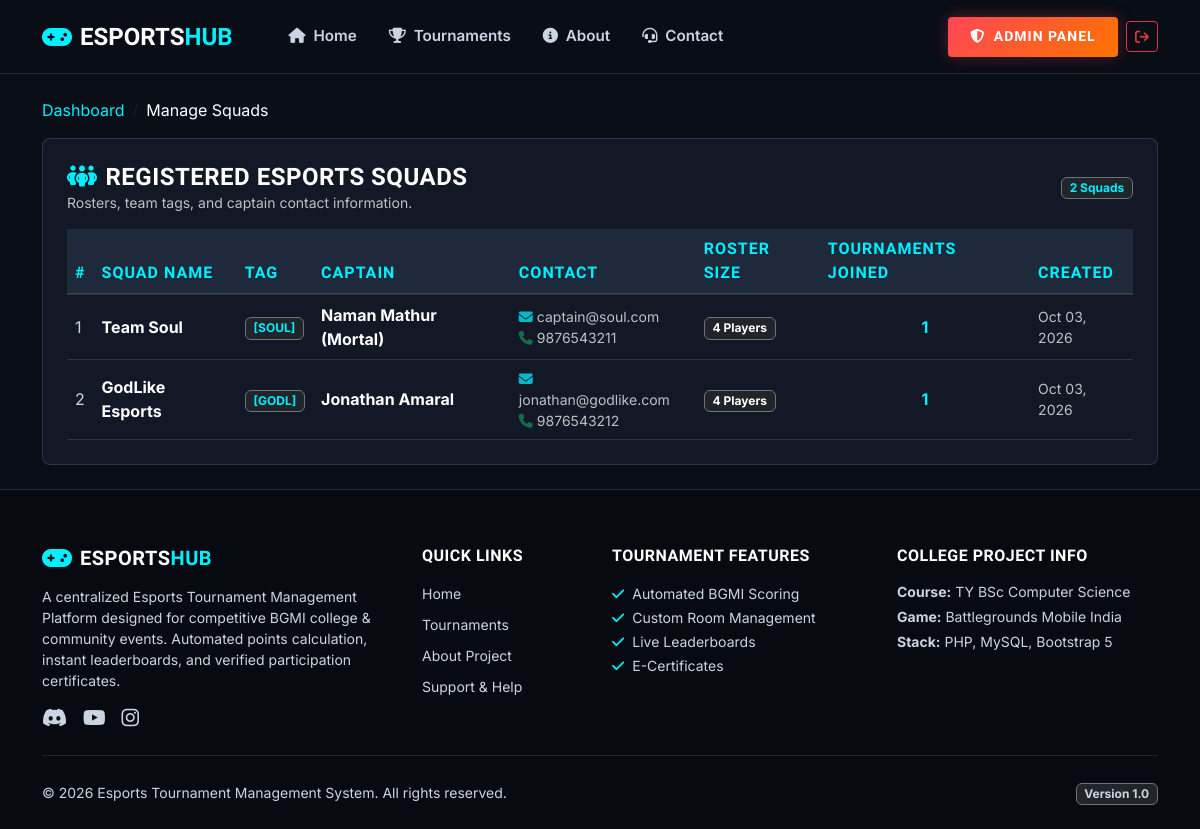
/admin/teams.php (signed in), run on the app's committed database.
### tables this page shows
CREATE TABLE IF NOT EXISTS `teams` (
    `id` INT AUTO_INCREMENT PRIMARY KEY,
    `team_name` VARCHAR(100) NOT NULL UNIQUE,
    `team_tag` VARCHAR(10) NOT NULL,
    `logo` VARCHAR(255) DEFAULT 'default_team.png',
    `captain_id` INT NOT NULL,
    `created_at` TIMESTAMP DEFAULT CURRENT_TIMESTAMP,
    CONSTRAINT `fk_teams_captain` FOREIGN KEY (`captain_id`) REFERENCES `users` (`id`) ON DELETE CASCADE
);

CREATE TABLE IF NOT EXISTS `users` (
    `id` INT AUTO_INCREMENT PRIMARY KEY,
    `name` VARCHAR(100) NOT NULL,
    `email` VARCHAR(150) NOT NULL UNIQUE,
    `password` VARCHAR(255) NOT NULL,
    `phone` VARCHAR(20) DEFAULT NULL,
    `role` ENUM('admin', 'player') NOT NULL DEFAULT 'player',
    `profile_image` VARCHAR(255) DEFAULT 'default_avatar.png',
    `created_at` TIMESTAMP DEFAULT CURRENT_TIMESTAMP
);

### admin/teams.php (the view, shortened to what this page needs)
<?php
require_once "../config/database.php";
$teams = $pdo->query("
    SELECT tm.*, u.name AS captain_name, u.email AS captain_email, u.phone AS captain_phone,
           COUNT(DISTINCT mem.id) AS member_count,
           COUNT(DISTINCT tr.id) AS tourneys_joined
    FROM teams tm
    JOIN users u ON tm.captain_id = u.id
    LEFT JOIN team_members mem ON tm.id = mem.team_id
    LEFT JOIN tournament_registrations tr ON tm.id = tr.team_id
    GROUP BY tm.id
    ORDER BY tm.created_at DESC
")->fetchAll();
require_once "../includes/header.php";
require_once "../includes/navbar.php";
?>
<div class="container py-4">
    <nav aria-label="breadcrumb" class="mb-3">
        <ol class="breadcrumb">
            <li class="breadcrumb-item"><a href="dashboard.php" class="text-cyan text-decoration-none">Dashboard</a></li>
            <li class="breadcrumb-item text-white active">Manage Squads</li>
        </ol>
    </nav>
    <div class="esports-card">
        <div class="d-flex justify-content-between align-items-center mb-3">
            <div>
                <h4 class="text-white mb-0"><i class="fa-solid fa-people-group text-cyan me-2"></i>Registered Esports Squads</h4>
                <p class="text-light opacity-75 small mb-0">Rosters, team tags, and captain contact information.</p>
            </div>
            <span class="badge bg-dark border border-secondary text-cyan">
                <?php echo count($teams); ?> Squads
            </span>
        </div>
        <div class="table-responsive">
            <table class="table table-esports align-middle mb-0">
                <thead>
                    <tr>
                        <th>#</th>
                        <th>Squad Name</th>
                        <th>Tag</th>
                        <th>Captain</th>
                        <th>Contact</th>
                        <th>Roster Size</th>
                        <th>Tournaments Joined</th>
                        <th>Created</th>
                    </tr>
                </thead>
                <tbody>
                    <?php if (empty($teams)): ?>
                        <tr>
                            <td colspan="8" class="text-center py-4 text-muted">No squads registered yet.</td>
                        </tr>
                    <?php else: ?>
                        <?php $i = 1; foreach ($teams as $t): ?>
                            <tr>
                                <td class="text-muted"><?php echo $i++; ?></td>
                                <td>
                                    <strong class="text-white"><?php echo htmlspecialchars($t['team_name']); ?></strong>
                                </td>
                                <td>
                                    <span class="badge bg-dark border border-secondary text-cyan">[<?php echo htmlspecialchars($t['team_tag']); ?>]</span>
                                </td>
                                <td>
                                    <strong class="text-white"><?php echo htmlspecialchars($t['captain_name']); ?></strong>
                                </td>
                                <td class="small text-light opacity-75">
                                    <div><i class="fa-solid fa-envelope me-1 text-cyan"></i><?php echo htmlspecialchars($t['captain_email']); ?></div>
                                    <?php if (!empty($t['captain_phone'])): ?>
                                        <div><i class="fa-solid fa-phone me-1 text-success"></i><?php echo htmlspecialchars($t['captain_phone']); ?></div>
                                    <?php endif; ?>
                                </td>
                                <td>
                                    <span class="badge bg-dark border border-secondary text-white"><?php echo $t['member_count']; ?> Players</span>
                                </td>
                                <td class="text-center text-cyan fw-bold"><?php echo $t['tourneys_joined']; ?></td>
                                <td class="small text-light opacity-75"><?php echo date('M d, Y', strtotime($t['created_at'])); ?></td>
                            </tr>
                        <?php endforeach; ?>
                    <?php endif; ?>
                </tbody>
            </table>
        </div>
    </div>
</div>
<?php require_once "../includes/footer.php"; ?>

### assets/css/style.css (style rules this page uses)
:root { --bg-dark: #0a0e17; --bg-card: #121826; --bg-card-hover: #1a2236; --bg-surface: #1e293b; --border-color: rgba(255, 255, 255, 0.12); --border-glow: rgba(0, 240, 255, 0.35); --primary-neon: #00f0ff; --secondary-neon: #ff4655; --accent-gold: #ffb800; --text-main: #f8fafc; --text-muted: #cbd5e1; --text-dim: #94a3b8; }
body { background-color: var(--bg-dark); color: var(--text-main); font-family: 'Inter', system-ui, -apple-system, sans-serif; min-height: 100vh; display: flex; flex-direction: column; overflow-x: hidden; }
.text-muted { color: var(--text-muted) !important; }
.small, small { color: inherit; }
h1, h2, h3, h4, h5, h6, .brand-font { font-family: 'Rajdhani', sans-serif; font-weight: 700; letter-spacing: 0.5px; text-transform: uppercase; }
.text-cyan { color: var(--primary-neon) !important; }
.esports-card { background: var(--bg-card); border: 1px solid var(--border-color); border-radius: 8px; padding: 1.5rem; transition: all 0.3s cubic-bezier(0.4, 0, 0.2, 1); position: relative; overflow: hidden; }
.esports-card::before { content: ''; position: absolute; top: 0; left: 0; width: 3px; height: 100%; background: linear-gradient(to bottom, var(--primary-neon), transparent); opacity: 0; transition: opacity 0.3s ease; }
.table-esports { --bs-table-bg: var(--bg-card); --bs-table-color: var(--text-main); border-color: var(--border-color); }
.table-esports th { background: var(--bg-surface); color: var(--primary-neon); font-family: 'Rajdhani', sans-serif; font-weight: 700; letter-spacing: 1px; text-transform: uppercase; border-bottom: 2px solid var(--border-color); }
.table-esports td { color: var(--text-main); }

### data on the page
teams: team_name "Team Soul", team_tag "SOUL", captain.name "Naman Mathur (Mortal)", captain.email "captain@soul.com", captain.phone "9876543211", member_count "4", tourneys_joined "1", created_at "Oct 03, 2026"
teams: team_name "GodLike Esports", team_tag "GODL", captain.name "Jonathan Amaral", captain.email "jonathan@godlike.com", captain.phone "9876543212", member_count "4", tourneys_joined "1", created_at "Oct 03, 2026"

### other printed values
count($teams) "2"
